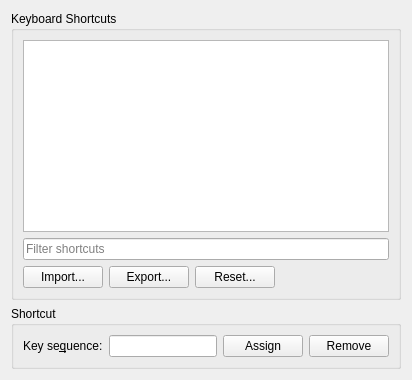
     <widget class="QWidget" name="tabShortcuts">
      <attribute name="title">
       <string>Shortcuts</string>
      </attribute>
      <layout class="QVBoxLayout" name="verticalLayout_21">
       <item>
        <layout class="QVBoxLayout" name="verticalLayout_16">
         <item>
          <widget class="QGroupBox" name="KeyboardShortcutTableGroup">
           <property name="title">
            <string>Keyboard Shortcuts</string>
           </property>
           <layout class="QVBoxLayout" name="verticalLayout_17">
            <item>
             <widget class="QTreeWidget" name="commandList">
              <property name="rootIsDecorated">
               <bool>true</bool>
              </property>
              <property name="uniformRowHeights">
               <bool>true</bool>
              </property>
              <property name="columnCount">
               <number>0</number>
              </property>
              <attribute name="headerDefaultSectionSize">
               <number>130</number>
              </attribute>
              <attribute name="headerStretchLastSection">
               <bool>false</bool>
              </attribute>
             </widget>
            </item>
            <item>
             <widget class="QLineEdit" name="KeyboardFilterEdit">
              <property name="placeholderText">
               <string>Filter shortcuts</string>
              </property>
             </widget>
            </item>
            <item>
             <layout class="QHBoxLayout" name="horizontalLayout_29">
              <item>
               <widget class="QPushButton" name="shortcutsImport">
                <property name="text">
                 <string>Import...</string>
                </property>
               </widget>
              </item>
              <item>
               <widget class="QPushButton" name="shortcutsExport">
                <property name="text">
                 <string>Export...</string>
                </property>
               </widget>
              </item>
              <item>
               <widget class="QPushButton" name="shortcutsReset">
                <property name="text">
                 <string>Reset...</string>
                </property>
               </widget>
              </item>
              <item>
               <spacer name="horizontalSpacer_26">
                <property name="orientation">
                 <enum>Qt::Orientation::Horizontal</enum>
                </property>
                <property name="sizeHint" stdset="0">
                 <size>
                  <width>40</width>
                  <height>20</height>
                 </size>
                </property>
               </spacer>
              </item>
             </layout>
            </item>
           </layout>
          </widget>
         </item>
         <item>
          <layout class="QHBoxLayout" name="horizontalLayout_33"/>
         </item>
         <item>
          <widget class="QGroupBox" name="KeyboardShortcutGroup">
           <property name="title">
            <string>Shortcut</string>
           </property>
           <layout class="QHBoxLayout" name="horizontalLayout_34">
            <item>
             <widget class="QLabel" name="label_34">
              <property name="text">
               <string>Key se&amp;quence:</string>
              </property>
              <property name="buddy">
               <cstring>shortcutEdit</cstring>
              </property>
             </widget>
            </item>
            <item>
             <widget class="QLineEdit" name="shortcutEdit"/>
            </item>
            <item>
             <widget class="QPushButton" name="shortcutAssign">
              <property name="text">
               <string>Assign</string>
              </property>
             </widget>
            </item>
            <item>
             <widget class="QPushButton" name="shortcutRemove">
              <property name="text">
               <string>Remove</string>
              </property>
             </widget>
            </item>
           </layout>
          </widget>
         </item>
        </layout>
       </item>
      </layout>
     </widget>
